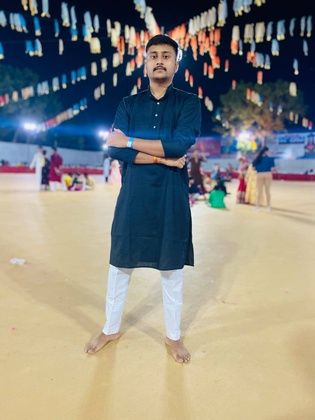
%> input picture CVIP/LABS/LAB4/myImage.jpg, 315 x 420 px, shrunk from 960 x 1280 before the run
$ octave IdealLowPassFilterTemp.m   (GNU Octave 9; MATLAB toolbox functions it lacks are replaced by stand-ins)
%> lines starting %> are read from the running program, lines starting %| are printed output that depends on the picture; in (x1, y1, x2, y2) boxes, pixels count from 0 and x2, y2 are one past the last pixel; in counts of white or black regions, pixels touching at a corner belong together; the program's own positions count from 1
clc;
clear;
close all;
pkg load image;

img = rgb2gray(imread('./myImage.jpg'));
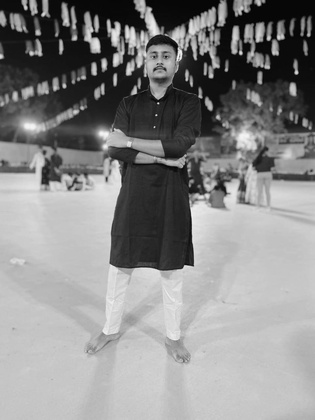
%> img: size 420x315 uint8; min 1, max 247, mean 136.3
subplot(2,3,1);imshow(img);title("Original Image");

F = fft2(img);
subplot(2,3,2);imshow(F);title("FFT Image");
%> after `imshow(F)`:
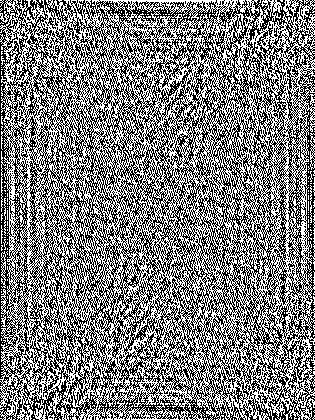
%> displayed picture: size 420x315, on the screen's scale of 0 to 255; min 0, max 255, mean 126.6

FShift = fftshift(F);
subplot(2,3,3);imshow(FShift);title("FFT Shift Image");
%> after `imshow(FShift)`:
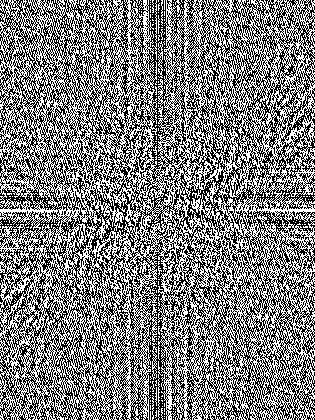
%> displayed picture: size 420x315, on the screen's scale of 0 to 255; min 0, max 255, mean 126.6; mean of the top-left, top-right, bottom-left and bottom-right quarters 127.3, 125.6, 126.6, 127

[M, N]=size(img);
%> M = 420; N = 315
H = zeros(M,N);
D0=50;
for i=1:M
  for j=1:N
    D=sqrt((i-M/2)^2+(j-N/2)^2);
    if(D<=D0)
      H(i,j)=1;
    else
      H(i,j)=0;
    endif
  endfor
endfor
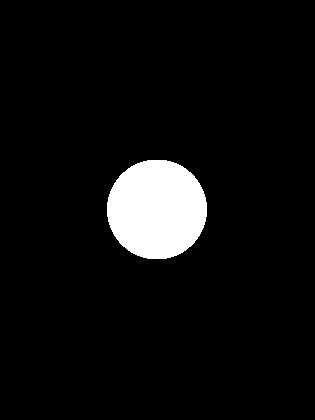
%> H: size 420x315 double; values 0 (black) and 1 (white), 5.9% white; 1 white region, box (x1, y1, x2, y2) and area: (107, 160, 207, 259) 7856

subplot(2,3,4);imshow(H);title("Mask");

GShift=FShift.*H;
subplot(2,3,5);imshow(GShift);title("Applied Mask");
%> after `imshow(GShift)`:
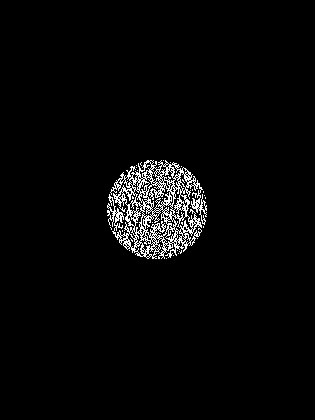
%> displayed picture: size 420x315, on the screen's scale of 0 to 255; 3% white in thin lines or dots, all inside (x1, y1, x2, y2) = (107, 160, 207, 259)

G = ifftshift(GShift);
FilteredImg = ifft2(G);
subplot(2,3,6);imshow(FilteredImg);title("Low Pass Filtered Image");
%> after `imshow(FilteredImg)`:
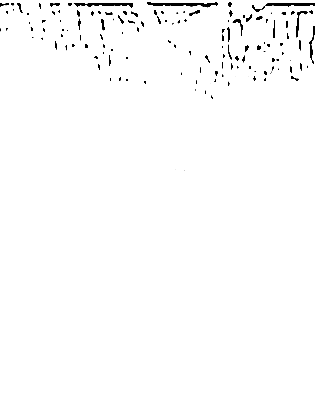
%> displayed picture: size 420x315, on the screen's scale of 0 to 255; min 0, max 255, mean 251.5
